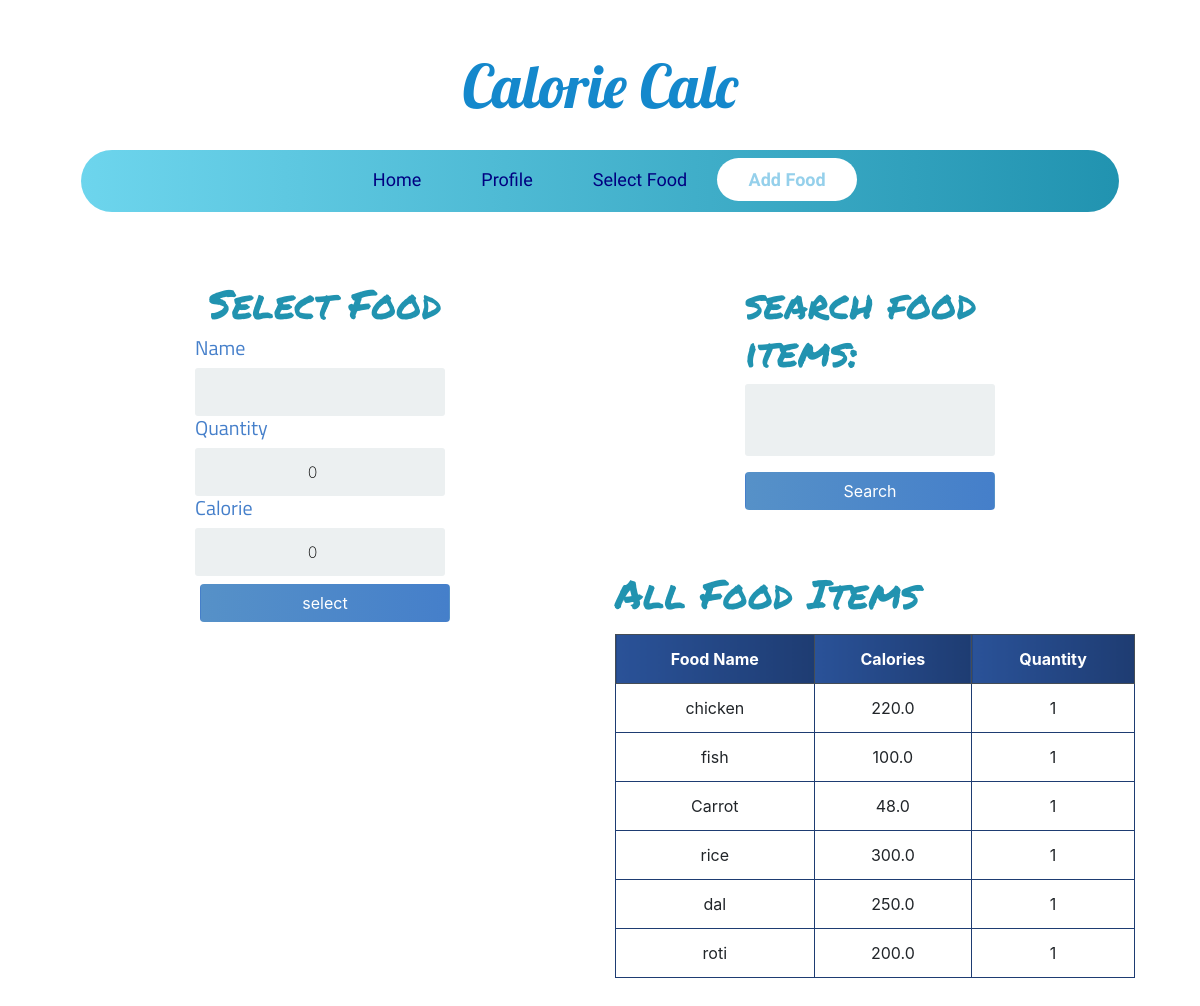
Screenshot of /add_food/ (signed in) with the database file from the repository.
### calories/models.py (models this page shows, shortened)
class Food(models.Model):
	name = models.CharField(max_length=200 ,null=False)
	quantity = models.PositiveIntegerField(null=False,default=0)
	calorie = models.FloatField(null=False,default=0)
	person_of = models.ForeignKey(User,null=True,on_delete=models.CASCADE)

### calories/views.py (the view)
# urls.py: path('add_food/',add_food,name='add_food'),
def add_food(request):
	food_items = Food.objects.filter(person_of=request.user)
	form = AddFoodForm(request.POST)
	if request.method == 'POST':
		form = AddFoodForm(request.POST)
		if form.is_valid():
			profile = form.save(commit=False)
			profile.person_of = request.user
			profile.save()
			return redirect('add_food')
	else:
		form = AddFoodForm()
	myFilter = FoodFilter(request.GET,queryset=food_items)
	food_items = myFilter.qs
	context = {'form':form,'food_items':food_items,'myFilter':myFilter}
	return render(request,'add_food.html',context)

### calories/forms.py
class AddFoodForm(forms.ModelForm):
    class Meta:
        model = Food
        fields = ('name','quantity','calorie')

### templates/add_food.html (shortened to what this page needs)
{% extends 'base.html' %}
{% block content %}
<div class="container">
<div class="row">
    <div class="col-lg-6">
    <div class="login">
        <div class="login-screen">
            <div class="app-title">
                <h1 class="headline">Select Food</h1>
            </div>
            <form method="POST" action="" class="login-form form-inline">
                {% for field in form %}
                <h5 class="form-labels">
                {{ field.label }}
                </h5>
                {{ field }}
                {% endfor %}
                <input class="btn mt-2" type="submit" value="select">
            </form>
        </div>
    </div>
    </div>
    <div class="col-lg-6 ">
    <div class="login">
        <div class="login-screen">
              <form method="get">
                  <h1 class="headline">{{ myFilter.form }}</h1>
                  <button class="btn mt-2" type="submit">Search </button>
              </form>
        </div>
    </div>
        <h1 class="headline"> All Food Items </h1>
        <table class="table table-bordered text-center mt-3">
            <thead class="thead-dark">
                <tr>
                    <th scope="col">Food Name</th>
                    <th scope="col">Calories</th>
                    <th scope="col">Quantity</th>
                </tr>
            </thead>
            <tbody>
                {% for food in food_items %}
                <tr>
                    <td>{{ food.name }}</td>
                    <td>{{ food.calorie }}</td>
                    <td>{{ food.quantity }}</td>
                </tr>
                {% endfor %}
            </tbody>
        </table>
    </div>
</div>
</div>
{% endblock content %}

### static/css/base.css (style rules this page uses)
body { font-family: Arial; background-color: #3498DB; padding: 50px; }
.login { margin: 20px auto; width: 300px; }
.login-screen { background-color: #FFF; padding: 20px; border-radius: 5px }
.app-title { text-align: center; color: #777; }
.login-form { text-align: center; }
input { text-align: center; background-color: #ECF0F1; border: 2px solid transparent; border-radius: 3px; font-size: 16px; font-weight: 200; padding: 10px 0; width: 250px; transition: border .5s; }
.btn { background: #457fca; background: -webkit-linear-gradient(to right, #5691c8, #457fca); background: linear-gradient(to right, #5691c8, #457fca); color: white !important; font-size: 16px; line-height: 25px; padding: 10px 0; text-decoration: none; text-shadow: none; border-radius: 3px; box-shadow: none; transition: 0.25s; display: block; width: 250px; margin: 0 auto; }
th { background: #1e3c72; background: -webkit-linear-gradient(to right, #2a5298, #1e3c72); background: linear-gradient(to right, #2a5298, #1e3c72); }
.headline { font-family: 'Permanent Marker', cursive; padding-top:20px; color: #2193b0; color: -webkit-linear-gradient(to right, #6dd5ed, #2193b0); color: linear-gradient(to right, #6dd5ed, #2193b0); }
.table { background-color: white; color: #18AD7C; }
table.table-bordered > thead > tr > th { border:1px solid #1e3c72; }
table.table-bordered > tbody > tr > td { border:1px solid #1e3c72; }
.form-labels { font-family: 'Titillium Web', sans-serif; color:#457fca; }

### rows the page displays
Food: name "chicken", calorie "220.0", quantity "1"
Food: name "fish", calorie "100.0", quantity "1"
Food: name "Carrot", calorie "48.0", quantity "1"
Food: name "rice", calorie "300.0", quantity "1"
Food: name "dal", calorie "250.0", quantity "1"
Food: name "roti", calorie "200.0", quantity "1"

### other values shown
{{ field.label }} "Name" "Quantity" "Calorie"
